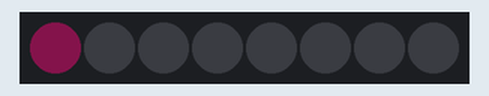
Simulated run of this sketch. Board: Arduino Uno, built with avr-gcc and run on an emulated ATmega328P. On the bench: 8 RGB LEDs in strip order, left to right. Dim RGB values are drawn brighter than linear; the strip is taken to match the declared colour order; random numbers use the default seed unless the sketch sets one.

Above: at 0.15 s.
At 5.07 s:
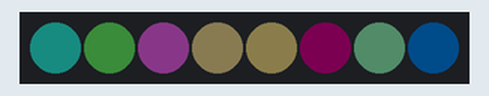
At 10.0 s:
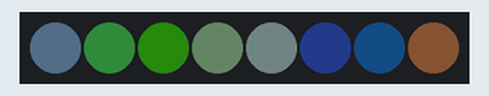
At 19.85 s:
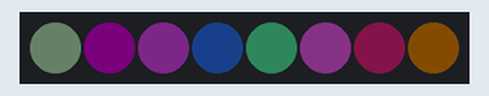
At 29.95 s:
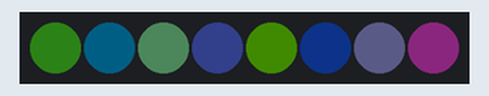
At 39.8 s:
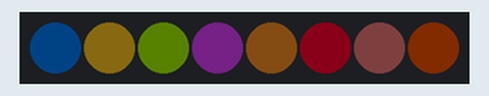
Timing chart, 0 to 40.0 s (numbered marks = the images above):
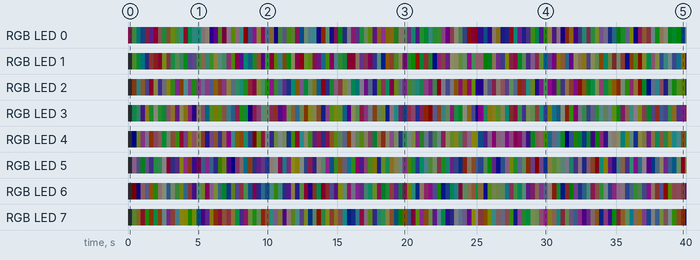

The sketch:

Fiesta.ino
```cpp
#include <Adafruit_NeoPixel.h>

Adafruit_NeoPixel tira = Adafruit_NeoPixel(8, 26, NEO_RGB + NEO_KHZ800);

void setup()
{
  tira.begin();
  tira.setBrightness(64);
  tira.clear();
}

void loop()
{
  for(int i = 0; i < 8; i++)
  {
    int r = random(0, 51);
    int b = random(0, 51);
    int g = random(0, 51);

    tira.setPixelColor(i, tira.Color(r, g, b));
    tira.show();
    delay(30);
  }
}
```

Measured:
- by itself, RGB LED 0: off → RGB(7, 1, 4) at 0.00 s, → RGB(4, 9, 4) 0.31 s later, → RGB(0, 1, 1) 0.31 s later, → RGB(1, 3, 6) 0.31 s later, … (131 changes in this stretch)
- by itself, RGB LED 1: off → RGB(5, 9, 3) at 0.31 s, → RGB(0, 12, 4) 0.31 s later, → RGB(0, 6, 7) 0.31 s later, → RGB(1, 1, 3) 0.31 s later, … (129 changes in this stretch)
